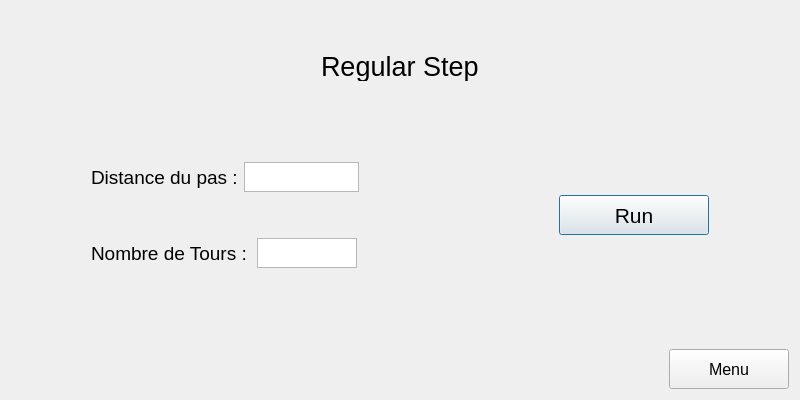
<?xml version="1.0" encoding="UTF-8"?>
<ui version="4.0">
 <class>Dialog</class>
 <widget class="QDialog" name="Dialog">
  <property name="geometry">
   <rect>
    <x>0</x>
    <y>0</y>
    <width>800</width>
    <height>400</height>
   </rect>
  </property>
  <property name="maximumSize">
   <size>
    <width>800</width>
    <height>400</height>
   </size>
  </property>
  <property name="windowTitle">
   <string>Dialog</string>
  </property>
  <layout class="QVBoxLayout" name="verticalLayout">
   <item>
    <spacer name="verticalSpacer_2">
     <property name="orientation">
      <enum>Qt::Vertical</enum>
     </property>
     <property name="sizeType">
      <enum>QSizePolicy::Minimum</enum>
     </property>
     <property name="sizeHint" stdset="0">
      <size>
       <width>20</width>
       <height>40</height>
      </size>
     </property>
    </spacer>
   </item>
   <item>
    <layout class="QHBoxLayout" name="horizontalLayout_3">
     <item>
      <spacer name="horizontalSpacer_2">
       <property name="orientation">
        <enum>Qt::Horizontal</enum>
       </property>
       <property name="sizeHint" stdset="0">
        <size>
         <width>40</width>
         <height>20</height>
        </size>
       </property>
      </spacer>
     </item>
     <item>
      <widget class="QLabel" name="label">
       <property name="maximumSize">
        <size>
         <width>16777215</width>
         <height>30</height>
        </size>
       </property>
       <property name="font">
        <font>
         <pointsize>20</pointsize>
        </font>
       </property>
       <property name="text">
        <string>Regular Step</string>
       </property>
      </widget>
     </item>
     <item>
      <spacer name="horizontalSpacer">
       <property name="orientation">
        <enum>Qt::Horizontal</enum>
       </property>
       <property name="sizeHint" stdset="0">
        <size>
         <width>40</width>
         <height>20</height>
        </size>
       </property>
      </spacer>
     </item>
    </layout>
   </item>
   <item>
    <spacer name="verticalSpacer_3">
     <property name="orientation">
      <enum>Qt::Vertical</enum>
     </property>
     <property name="sizeType">
      <enum>QSizePolicy::Expanding</enum>
     </property>
     <property name="sizeHint" stdset="0">
      <size>
       <width>20</width>
       <height>40</height>
      </size>
     </property>
    </spacer>
   </item>
   <item>
    <layout class="QHBoxLayout" name="horizontalLayout_5">
     <item>
      <spacer name="horizontalSpacer_4">
       <property name="orientation">
        <enum>Qt::Horizontal</enum>
       </property>
       <property name="sizeType">
        <enum>QSizePolicy::Maximum</enum>
       </property>
       <property name="sizeHint" stdset="0">
        <size>
         <width>40</width>
         <height>20</height>
        </size>
       </property>
      </spacer>
     </item>
     <item>
      <layout class="QVBoxLayout" name="verticalLayout_2">
       <item>
        <layout class="QHBoxLayout" name="horizontalLayout">
         <item>
          <spacer name="horizontalSpacer_6">
           <property name="orientation">
            <enum>Qt::Horizontal</enum>
           </property>
           <property name="sizeType">
            <enum>QSizePolicy::Expanding</enum>
           </property>
           <property name="sizeHint" stdset="0">
            <size>
             <width>40</width>
             <height>20</height>
            </size>
           </property>
          </spacer>
         </item>
         <item>
          <widget class="QLabel" name="label_2">
           <property name="maximumSize">
            <size>
             <width>181</width>
             <height>30</height>
            </size>
           </property>
           <property name="font">
            <font>
             <pointsize>14</pointsize>
            </font>
           </property>
           <property name="text">
            <string>Distance du pas :</string>
           </property>
          </widget>
         </item>
         <item>
          <widget class="QTextEdit" name="textEdit_2">
           <property name="minimumSize">
            <size>
             <width>115</width>
             <height>30</height>
            </size>
           </property>
           <property name="maximumSize">
            <size>
             <width>115</width>
             <height>30</height>
            </size>
           </property>
           <property name="font">
            <font>
             <pointsize>12</pointsize>
            </font>
           </property>
          </widget>
         </item>
        </layout>
       </item>
       <item>
        <spacer name="verticalSpacer_4">
         <property name="orientation">
          <enum>Qt::Vertical</enum>
         </property>
         <property name="sizeType">
          <enum>QSizePolicy::Ignored</enum>
         </property>
         <property name="sizeHint" stdset="0">
          <size>
           <width>20</width>
           <height>40</height>
          </size>
         </property>
        </spacer>
       </item>
       <item>
        <layout class="QHBoxLayout" name="horizontalLayout_4">
         <item>
          <spacer name="horizontalSpacer_5">
           <property name="orientation">
            <enum>Qt::Horizontal</enum>
           </property>
           <property name="sizeType">
            <enum>QSizePolicy::Maximum</enum>
           </property>
           <property name="sizeHint" stdset="0">
            <size>
             <width>40</width>
             <height>20</height>
            </size>
           </property>
          </spacer>
         </item>
         <item>
          <widget class="QLabel" name="label_3">
           <property name="maximumSize">
            <size>
             <width>160</width>
             <height>30</height>
            </size>
           </property>
           <property name="font">
            <font>
             <pointsize>14</pointsize>
            </font>
           </property>
           <property name="text">
            <string>Nombre de Tours :</string>
           </property>
          </widget>
         </item>
         <item>
          <widget class="QTextEdit" name="textEdit">
           <property name="minimumSize">
            <size>
             <width>100</width>
             <height>30</height>
            </size>
           </property>
           <property name="maximumSize">
            <size>
             <width>100</width>
             <height>30</height>
            </size>
           </property>
           <property name="font">
            <font>
             <pointsize>12</pointsize>
            </font>
           </property>
          </widget>
         </item>
        </layout>
       </item>
      </layout>
     </item>
     <item>
      <spacer name="horizontalSpacer_9">
       <property name="orientation">
        <enum>Qt::Horizontal</enum>
       </property>
       <property name="sizeHint" stdset="0">
        <size>
         <width>40</width>
         <height>20</height>
        </size>
       </property>
      </spacer>
     </item>
     <item>
      <widget class="QPushButton" name="pushButton">
       <property name="minimumSize">
        <size>
         <width>150</width>
         <height>40</height>
        </size>
       </property>
       <property name="font">
        <font>
         <pointsize>16</pointsize>
        </font>
       </property>
       <property name="text">
        <string>Run</string>
       </property>
      </widget>
     </item>
     <item>
      <spacer name="horizontalSpacer_10">
       <property name="orientation">
        <enum>Qt::Horizontal</enum>
       </property>
       <property name="sizeType">
        <enum>QSizePolicy::Minimum</enum>
       </property>
       <property name="sizeHint" stdset="0">
        <size>
         <width>40</width>
         <height>20</height>
        </size>
       </property>
      </spacer>
     </item>
     <item>
      <spacer name="horizontalSpacer_8">
       <property name="orientation">
        <enum>Qt::Horizontal</enum>
       </property>
       <property name="sizeType">
        <enum>QSizePolicy::Maximum</enum>
       </property>
       <property name="sizeHint" stdset="0">
        <size>
         <width>40</width>
         <height>20</height>
        </size>
       </property>
      </spacer>
     </item>
    </layout>
   </item>
   <item>
    <spacer name="verticalSpacer">
     <property name="orientation">
      <enum>Qt::Vertical</enum>
     </property>
     <property name="sizeHint" stdset="0">
      <size>
       <width>20</width>
       <height>40</height>
      </size>
     </property>
    </spacer>
   </item>
   <item>
    <layout class="QHBoxLayout" name="horizontalLayout_2">
     <item>
      <spacer name="horizontalSpacer_3">
       <property name="orientation">
        <enum>Qt::Horizontal</enum>
       </property>
       <property name="sizeHint" stdset="0">
        <size>
         <width>40</width>
         <height>20</height>
        </size>
       </property>
      </spacer>
     </item>
     <item>
      <widget class="QPushButton" name="menuButton">
       <property name="minimumSize">
        <size>
         <width>120</width>
         <height>40</height>
        </size>
       </property>
       <property name="font">
        <font>
         <pointsize>12</pointsize>
        </font>
       </property>
       <property name="text">
        <string>Menu</string>
       </property>
      </widget>
     </item>
    </layout>
   </item>
  </layout>
 </widget>
 <resources/>
 <connections/>
</ui>
